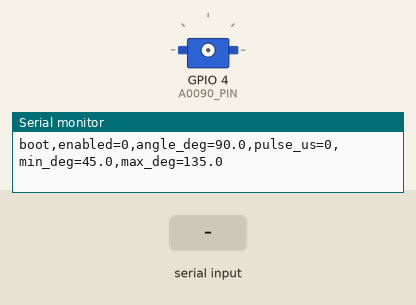
Recording of a sketch running on a simulated ESP32-C3. On the bench: servo, the last lines printed to the serial monitor. Inputs (shaded band) come from the test bench.

Above: at 1.2 s.
1.3 s: "ENABLE\n" received over Serial
2.8 s: "LIMIT  45\n" received over Serial
At 3.4 s:
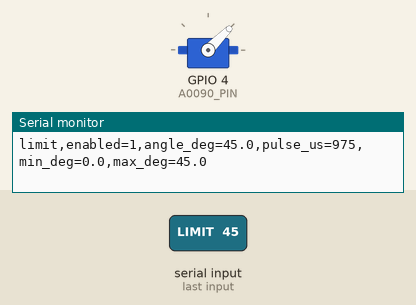
Timing chart, 0 to 5.8 s (numbered marks = the images above; inputs shaded):
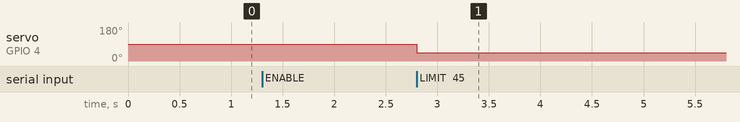

Measured:
- after the input at 2.8 s, servo on GPIO 4 (A0090_PIN): 90° → 45° at once

The sketch:

esp32c3_a0090_servo_test.ino
```cpp
/*
  ESP32-C3 + 9g A0090 servo bring-up firmware using ESP32Servo.

  Wire the servo signal to A0090_PIN. Power the servo from a separate 5 V
  supply that can handle servo current spikes, and connect ESP32-C3 GND and
  servo GND together. Do not power the servo from the ESP32-C3 3.3 V pin.

  Serial commands:
    HELP
    PING
    ENABLE
    DISABLE
    STOP
    HOME
    LIMIT <min_deg> <max_deg>
    ANGLE <deg>
    PULSE <microseconds>
*/

#include <ESP32Servo.h>

#define A0090_PIN 4
#define A0090_MIN 500
#define A0090_MAX 2400

const long BAUD_RATE = 115200;
const float DEFAULT_MIN_ANGLE_DEG = 45.0;
const float DEFAULT_MAX_ANGLE_DEG = 135.0;
const float DEFAULT_HOME_ANGLE_DEG = 90.0;

Servo a0090;
bool outputEnabled = false;
float minAngleDeg = DEFAULT_MIN_ANGLE_DEG;
float maxAngleDeg = DEFAULT_MAX_ANGLE_DEG;
float currentAngleDeg = DEFAULT_HOME_ANGLE_DEG;
int currentPulseUs = 0;

void enableServoOutput() {
  if (!a0090.attached()) {
    a0090.attach(A0090_PIN, A0090_MIN, A0090_MAX);
  }
}

void disableServoOutput() {
  currentPulseUs = 0;
  a0090.detach();
}

int angleToPulse(float angleDeg) {
  float limitedAngle = constrain(angleDeg, 0.0, 180.0);
  float ratio = limitedAngle / 180.0;
  return A0090_MIN + (int)((A0090_MAX - A0090_MIN) * ratio);
}

void applyAngle(float angleDeg) {
  currentAngleDeg = constrain(angleDeg, minAngleDeg, maxAngleDeg);
  currentPulseUs = angleToPulse(currentAngleDeg);
  if (!outputEnabled) {
    disableServoOutput();
    return;
  }
  enableServoOutput();
  a0090.write(currentAngleDeg);
}

void applyPulse(int pulseUs) {
  currentPulseUs = constrain(pulseUs, A0090_MIN, A0090_MAX);
  currentAngleDeg = -1.0;
  if (!outputEnabled) {
    disableServoOutput();
    return;
  }
  enableServoOutput();
  a0090.writeMicroseconds(currentPulseUs);
}

void printStatus(const char *prefix) {
  Serial.print(prefix);
  Serial.print(",enabled=");
  Serial.print(outputEnabled ? 1 : 0);
  Serial.print(",angle_deg=");
  Serial.print(currentAngleDeg, 1);
  Serial.print(",pulse_us=");
  Serial.print(currentPulseUs);
  Serial.print(",min_deg=");
  Serial.print(minAngleDeg, 1);
  Serial.print(",max_deg=");
  Serial.println(maxAngleDeg, 1);
}

void printHelp() {
  Serial.println("commands: HELP PING ENABLE DISABLE STOP HOME LIMIT <min_deg> <max_deg> ANGLE <deg> PULSE <microseconds>");
}

bool parseTwoFloats(const String &text, float &first, float &second) {
  int splitAt = text.indexOf(' ');
  if (splitAt < 0) {
    return false;
  }
  first = text.substring(0, splitAt).toFloat();
  second = text.substring(splitAt + 1).toFloat();
  return true;
}

void handleCommand(String line) {
  line.trim();
  line.toUpperCase();
  if (line.length() == 0) {
    return;
  }

  if (line == "HELP") {
    printHelp();
    return;
  }

  if (line == "PING") {
    printStatus("pong");
    return;
  }

  if (line == "ENABLE") {
    outputEnabled = true;
    applyAngle(currentAngleDeg);
    printStatus("enabled");
    return;
  }

  if (line == "DISABLE" || line == "STOP") {
    outputEnabled = false;
    disableServoOutput();
    printStatus("disabled");
    return;
  }

  if (line == "HOME") {
    applyAngle(DEFAULT_HOME_ANGLE_DEG);
    printStatus("home");
    return;
  }

  if (line.startsWith("LIMIT ")) {
    float requestedMin = 0.0;
    float requestedMax = 0.0;
    if (!parseTwoFloats(line.substring(6), requestedMin, requestedMax)) {
      Serial.println("error,usage=LIMIT <min_deg> <max_deg>");
      return;
    }
    minAngleDeg = constrain(requestedMin, 0.0, 180.0);
    maxAngleDeg = constrain(requestedMax, 0.0, 180.0);
    if (minAngleDeg > maxAngleDeg) {
      float tmp = minAngleDeg;
      minAngleDeg = maxAngleDeg;
      maxAngleDeg = tmp;
    }
    applyAngle(currentAngleDeg);
    printStatus("limit");
    return;
  }

  if (line.startsWith("ANGLE ")) {
    applyAngle(line.substring(6).toFloat());
    printStatus("angle");
    return;
  }

  if (line.startsWith("PULSE ")) {
    applyPulse(line.substring(6).toInt());
    printStatus("pulse");
    return;
  }

  Serial.print("error,unknown_command=");
  Serial.println(line);
}

void setup() {
  Serial.begin(BAUD_RATE);
  a0090.setPeriodHertz(50);
  disableServoOutput();
  Serial.println("ready,esp32c3_a0090_servo_test");
  printHelp();
  printStatus("boot");
}

void loop() {
  if (Serial.available()) {
    String line = Serial.readStringUntil('\n');
    handleCommand(line);
  }
}
```
